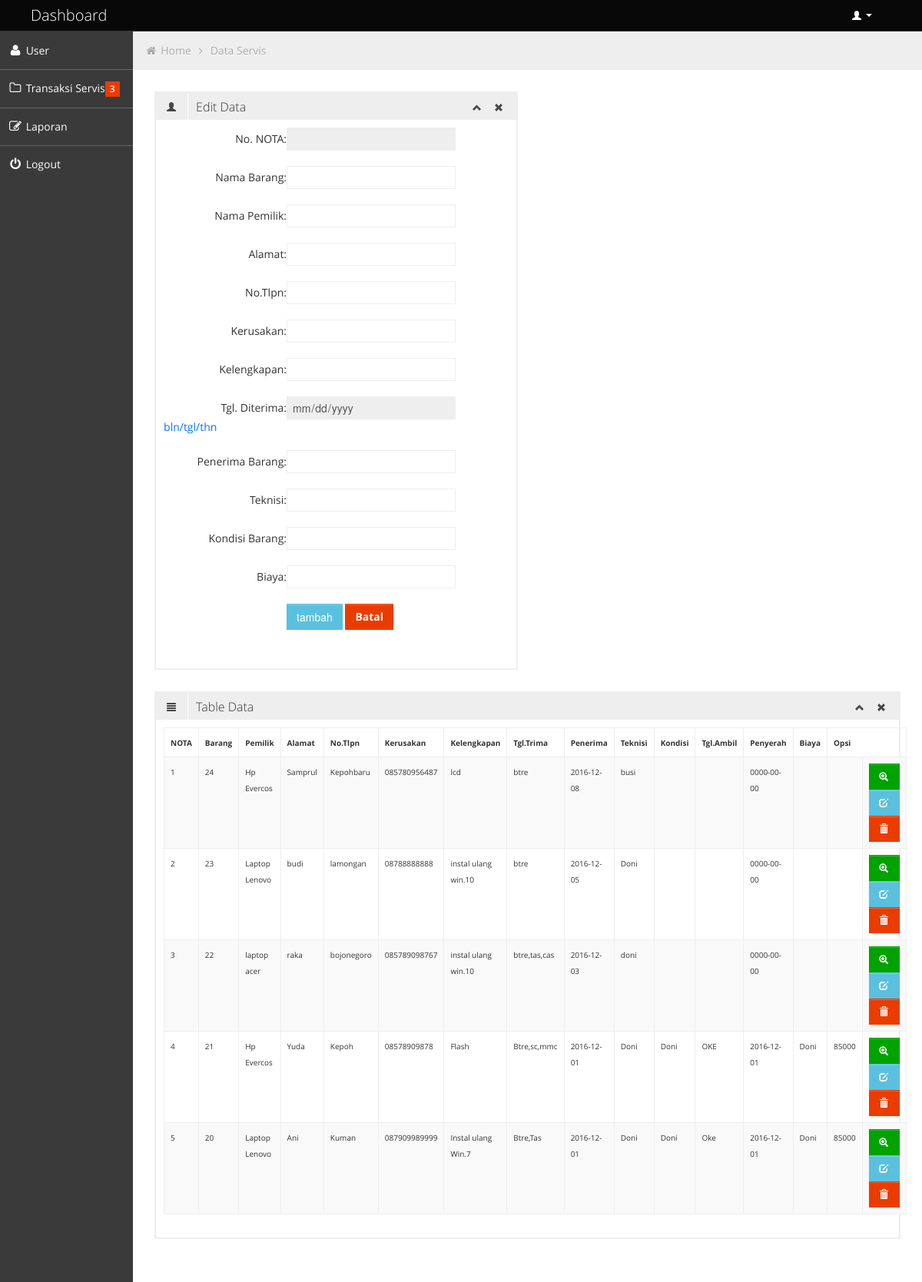
The page /dataservis-1.php (signed in) on the database its author committed.
### tables this page shows
CREATE TABLE IF NOT EXISTS `dataservis` (
  `no` int(11) NOT NULL AUTO_INCREMENT,
  `nmbarang` varchar(50) NOT NULL,
  `nmpemilik` varchar(50) NOT NULL,
  `alamat` varchar(50) NOT NULL,
  `tlpn` varchar(50) NOT NULL,
  `kerusakan` varchar(50) NOT NULL,
  `kelengkapan` varchar(50) NOT NULL,
  `tglditerima` date NOT NULL,
  `penerimabarang` varchar(50) NOT NULL,
  `teknisi` varchar(50) NOT NULL,
  `kondisibrg` varchar(255) NOT NULL,
  `tglambil` date NOT NULL,
  `penyerahanbarang` varchar(50) NOT NULL,
  `biaya` varchar(50) NOT NULL,
  PRIMARY KEY (`no`)
);

### dataservis-1.php (the view, shortened to what this page needs)
<!DOCTYPE html>
<html lang="en">
<head>
	<link id="bootstrap-style" href="css/bootstrap.min.css" rel="stylesheet">
	<link href="css/bootstrap-responsive.min.css" rel="stylesheet">
	<link id="base-style" href="css/style.css" rel="stylesheet">
	<link id="base-style-responsive" href="css/style-responsive.css" rel="stylesheet">
	<link rel="stylesheet" type="text/css" href="css2/font.css">
</head>
<body>
	<?php include 'navbar.php'; ?>
		<div class="container-fluid-full">
				<div class="row-fluid">
					<?php include 'sidebarr.php'; ?>
						<div id="content" class="span10">
								<ul class="breadcrumb">
									<li>
										<i class="icon-home"></i>
										<a href="dashboard.php">Home</a>
										<i class="icon-angle-right"></i>
									</li>
									<li><a href="dataservis.php">Data Servis</a></li>
								</ul>
		<div class="row-fluid sortable">
				<div class="box span6">
					<div class="box-header" data-original-title>
						<h2><i class="halflings-icon user"></i><span class="break"></span>Edit Data</h2>
						<div class="box-icon">
							<a href="#" class="btn-minimize"><i class="halflings-icon chevron-up"></i></a>
							<a href="#" class="btn-close"><i class="halflings-icon remove"></i></a>
						</div>
					</div>
			<div class="box-content">
			  	<form class="form-horizontal" action="aksi/transaksi_update.php?kirim" method="post">
			  		 <div class="form-group">
					    <label class="control-label col-sm-2" for="no">No. NOTA:</label>
					    <div class="col-sm-10">
					      <input type="text" class="form-control" name="no" value="<?php echo $row ['0']; ?>" readonly>
					    </div>
					  </div><br>
					  <div class="form-group">
					    <label class="control-label col-sm-2" for="nmbarang">Nama Barang:</label>
					    <div class="col-sm-10">
					      <input type="text" class="form-control" name="nmbarang" value="<?php echo $row ['1']; ?>" required>
					    </div>
					  </div><br>
					  <div class="form-group">
					    <label class="control-label col-sm-2" for="nmpemilik">Nama Pemilik:</label>
					    <div class="col-sm-10">
					      <input type="text" class="form-control" name="nmpemilik" value="<?php echo $row ['2']; ?>" required>
					    </div>
					  </div><br>
					  <div class="form-group">
					    <label class="control-label col-sm-2" for="alamat">Alamat:</label>
					    <div class="col-sm-10">
					      <input type="text" class="form-control" name="alamat" value="<?php echo $row ['3']; ?>" required>
					    </div>
					  </div><br>
					  <div class="form-group">
					    <label class="control-label col-sm-2" for="tlpn">No.Tlpn:</label>
					    <div class="col-sm-10">
					      <input type="text" class="form-control" name="tlpn" value="<?php echo $row ['4']; ?>" required>
					    </div>
					  </div><br>
					  <div class="form-group">
					    <label class="control-label col-sm-2" for="kerusakan">Kerusakan:</label>
					    <div class="col-sm-10">
					      <input type="text" class="form-control" name="kerusakan" value="<?php echo $row ['5']; ?>" required>
					    </div>
					  </div><br>
					  <div class="form-group">
					    <label class="control-label col-sm-2" for="kelengkapan">Kelengkapan:</label>
					    <div class="col-sm-10">
					      <input type="text" class="form-control" name="kelengkapan" value="<?php echo $row ['6']; ?>" required>
					    </div>
					  </div><br>
					  <div class="form-group">
					    <label class="control-label col-sm-2" for="kelengkapan">Tgl. Diterima:</label>
					    <div class="col-sm-10">
					      <input type="date" class="form-control" name="tglditerima" value="<?php echo $row ['7']; ?>" readonly><span style="color:#0573fb";> bln/tgl/thn</span>
					    </div>
					  </div><br>
					  <div class="form-group">
					    <label class="control-label col-sm-2" for="penerimabarang">Penerima Barang:</label>
					    <div class="col-sm-10">
					      <input type="text" class="form-control" name="penerimabarang" value="<?php echo $row ['8']; ?>" required>
					    </div>
					  </div><br>
					   <div class="form-group">
					    <label class="control-label col-sm-2" for="teknisi">Teknisi:</label>
					    <div class="col-sm-10">
					      <input type="text" class="form-control" name="teknisi" value="<?php echo $row ['9']; ?>" required>
					    </div>
					  </div><br>
					   <div class="form-group">
					    <label class="control-label col-sm-2" for="kondisibrg">Kondisi Barang:</label>
					    <div class="col-sm-10">
					      <input type="text" class="form-control" name="kondisibrg" value="<?php echo $row ['10']; ?>" >
					    </div>
					  </div><br>
					   <div class="form-group">
					    <label class="control-label col-sm-2" for="biaya">Biaya:</label>
					    <div class="col-sm-10">
					      <input type="text" class="form-control" name="biaya" value="<?php echo $row ['13']; ?>" >
					    </div>
					  </div><br>
					 <div class="form-group">
						<label class="col-sm-3 control-label">&nbsp;</label>
						<div class="col-sm-6">
							<input type="submit" name="update" class="btn btn-sm btn-info" value="tambah">
							<a href="" class="btn btn-sm btn-danger"><b>Batal</b></a>
						</div>
					</div>
				</form><br>
			    </div>
			  </div>
			  </div>
			  <div class="row-fluid sortable">
					<div class="box span12">
						<div class="box-header">
							<h2><i class="halflings-icon align-justify"></i><span class="break"></span>Table Data </h2>
							<div class="box-icon">
								<a href="#" class="btn-minimize"><i class="halflings-icon chevron-up"></i></a>
								<a href="#" class="btn-close"><i class="halflings-icon remove"></i></a>
							</div>
						</div>
						<div class="box-content">
							<table class="table table-striped table-bordered bootstrap-datatable datatable">
						    <thead>
						      <tr>
						        <th><font size="1">NOTA</th>
						        <th><font size="1">Barang</th>
						        <th><font size="1">Pemilik</th>
						        <th><font size="1">Alamat</th>
						        <th><font size="1">No.Tlpn</th>
						        <th><font size="1">Kerusakan</th>
						        <th><font size="1">Kelengkapan</th>
						        <th><font size="1">Tgl.Trima</th>
						        <th><font size="1">Penerima</th>
						        <th><font size="1">Teknisi</th>
						        <th><font size="1">Kondisi</th>
						        <th><font size="1">Tgl.Ambil</th>
						        <th><font size="1">Penyerah</th>
						        <th><font size="1">Biaya</th>
						        <th><font size="1">Opsi</th>
						      </tr>
						    </thead>
						    <tbody>
						    <?php
						    include 'config/koneksi.php';
						    $no = 1;
						    $data = $conn->query("SELECT * FROM dataservis ORDER BY no desc ");
						    while ($result = $data->fetch_assoc()){
						    	?>
						      <tr>
						        <td><font size="1"><?php echo $no; ?></td>
						        <td><font size="1"><?php echo $result ['no'] ; ?></td>
						        <td><font size="1"><?php echo $result ['nmbarang'] ; ?></td>
						        <td><font size="1"><?php echo $result ['nmpemilik'] ; ?></td>
						        <td><font size="1"><?php echo $result ['alamat'] ; ?></td>
						        <td><font size="1"><?php echo $result ['tlpn'] ; ?></td>
						        <td><font size="1"><?php echo $result ['kerusakan'] ; ?></td>
						        <td><font size="1"><?php echo $result ['kelengkapan'] ; ?></td>
						        <td><font size="1"><?php echo $result ['tglditerima'] ; ?></td>
						        <td><font size="1"><?php echo $result ['penerimabarang'] ; ?></td>
						        <td><font size="1"><?php echo $result ['teknisi'] ; ?></td>
						        <td><font size="1"><?php echo $result ['kondisibrg'] ; ?></td>
						        <td><font size="1"><?php echo $result ['tglambil'] ; ?></td>
						        <td><font size="1"><?php echo $result ['penyerahanbarang'] ; ?></td>
						        <td><font size="1"><?php echo $result ['biaya'] ; ?></td>
							    <td class="center">
							    	<a class="btn btn-success" href="zoom-data-servis.php?no=<?php echo $result ['no'];?>" title="Zoom">
										<i class="halflings-icon white zoom-in"></i></a>
									<a class="btn btn-info" href="dataservis-1.php?no=<?php echo $result ['no'] ; ?>" title="Edit Data">
										<i class="halflings-icon white edit"></i></a>
									<a class="btn btn-danger" href="aksi/proses.php?no=<?php echo $result ['no'] ; ?>"onclick="return confirm('Apakah anda yakin akan menghapus data ini?')"title="Hapus Data">
										<i class="halflings-icon white trash"></i></a>
								</td>
						      </tr>
						      <?php
						      $no++;
						      }
						      ?>
						    </tbody>
			 		      </table>
						</div>
					</div>
					</div>
			</div>
				</div>
			</div>
</body>
</html>

### css/style.css (style rules this page uses)
body { background: #F5F5F5; color: #333; border: none; font-family: 'Open Sans', sans-serif; font-weight: 400; }
a { color: #646464; }
h2 { font-size: 16px; line-height: 16px; }
#content { background: #ffffff; filter: none; min-height: 100%; padding: 20px 20px; position: relative; }
.breadcrumb { margin: -28px -28px 28px -28px; line-height: 34px; background: #eee; border: 0px; color: #aaa; -webkit-box-shadow: none; -moz-box-shadow: none; box-shadow: none; -webkit-border-radius: 0px; -moz-border-radius: 0px; border-radius: 0px; }
.breadcrumb a { color: #aaa; text-shadow: 0px 1px 1px #fff; }
.box { border: 2px solid #eee; background: #fff !important; margin-bottom: 28px; }
.box-header { height: 16px; font-size: 16px; line-height: 16px; padding: 10px; background: #eee; -webkit-box-shadow: none; -moz-box-shadow: none; box-shadow: none; overflow: hidden; }
.box-header h2 { float:left; margin-top: 0px; font-weight: 300; }
.box-header h2 i { margin: 0px 3px 0px 4px; opacity: .8; filter: alpha(opacity=80); -ms-filter:"progid:DXImageTransform.Microsoft.Alpha(Opacity=80)"; }
.box-header .box-icon { float:right; margin-top: 1px; }
.box-header .box-icon i { -webkit-transition: all 0.1s ease-in-out; -moz-transition: all 0.1s ease-in-out; -o-transition: all 0.1s ease-in-out; -ms-transition: all 0.1s ease-in-out; transition: all 0.1s ease-in-out; opacity: .8; filter: alpha(opacity=80); -ms-filter:"progid:DXImageTransform.Microsoft.Alpha(Opacity=80)"; }
.box-header .box-icon a { margin: 0px 5px; }
.box-content { position: relative; z-index: 50; margin-top: -1px; padding: 10px; background: #fff !important; }
.btn { display: inline-block; padding: 6px 12px; margin-bottom: 0; font-size: 14px; font-weight: 500; line-height: 20px; text-align: center; white-space: nowrap; vertical-align: middle; cursor: pointer; border: 1px solid #a7a9aa; -webkit-border-radius: 0px !important; border-radius: 0px !important; }
.btn i { margin-top: 2px; }
.btn { color: #ffffff; background-color: #a7a9aa; border-color: #a7a9aa; background-image: none; filter: none; text-shadow: none; }
.btn-danger { background-color: #EB3C00; border-color: #EB3C00; }
.btn-success { background-color: #00A300; border-color: #00A300; }
.btn-info { background-color: #5bc0de; border-color: #5bc0de; }
.table th, .table td { border-top: 1px solid #eee; }
.table-bordered { border-color: #eee; -webkit-border-radius: 0px !important; -moz-border-radius: 0px !important; border-radius: 0px !important; }
.table-bordered th, .table-bordered td { border-left: 1px solid #eee; }
.table-bordered thead:first-child tr:first-child > th:first-child, .table-bordered tbody:first-child tr:first-child > td:first-child, .table-bordered tbody:first-child tr:first-child > th:first-child { -webkit-border-radius: 0px !important; -moz-border-radius: 0px !important; border-radius: 0px !important; }
.table-bordered thead:first-child tr:first-child > th:last-child, .table-bordered tbody:first-child tr:first-child > td:last-child, .table-bordered tbody:first-child tr:first-child > th:last-child { -webkit-border-radius: 0px !important; -moz-border-radius: 0px !important; border-radius: 0px !important; }
.table-bordered thead:last-child tr:last-child > th:first-child, .table-bordered tbody:last-child tr:last-child > td:first-child, .table-bordered tbody:last-child tr:last-child > th:first-child, .table-bordered tfoot:last-child tr:last-child > td:first-child, .table-bordered tfoot:last-child tr:last-child > th:first-child { -webkit-border-radius: 0px !important; -moz-border-radius: 0px !important; border-radius: 0px !important; }
.table-bordered thead:last-child tr:last-child > th:last-child, .table-bordered tbody:last-child tr:last-child > td:last-child, .table-bordered tbody:last-child tr:last-child > th:last-child, .table-bordered tfoot:last-child tr:last-child > td:last-child, .table-bordered tfoot:last-child tr:last-child > th:last-child { -webkit-border-radius: 0px !important; -moz-border-radius: 0px !important; border-radius: 0px !important; }

### css/style-responsive.css (style rules this page uses)
@media (min-width: 1200px) { .container-fluid-full { overflow: hidden; position: relative; height: 100%; } }
@media (min-width: 1200px) { #content { width: 85.578%; padding: 28px; margin: 0px 0px; margin-left: 14.422% !important; } }

### rows shown on the page
dataservis: no "24", nmbarang "Hp Evercos", nmpemilik "Samprul", alamat "Kepohbaru", tlpn "085780956487", kerusakan "lcd", kelengkapan "btre", tglditerima "2016-12-08", penerimabarang "busi", tglambil "0000-00-00"
dataservis: no "23", nmbarang "Laptop Lenovo", nmpemilik "budi", alamat "lamongan", tlpn "08788888888", kerusakan "instal ulang win.10", kelengkapan "btre", tglditerima "2016-12-05", penerimabarang "Doni", tglambil "0000-00-00"
dataservis: no "22", nmbarang "laptop acer", nmpemilik "raka", alamat "bojonegoro", tlpn "085789098767", kerusakan "instal ulang win.10", kelengkapan "btre,tas,cas", tglditerima "2016-12-03", penerimabarang "doni", tglambil "0000-00-00"
dataservis: no "21", nmbarang "Hp Evercos", nmpemilik "Yuda", alamat "Kepoh", tlpn "08578909878", kerusakan "Flash", kelengkapan "Btre,sc,mmc", tglditerima "2016-12-01", penerimabarang "Doni", teknisi "Doni", kondisibrg "OKE", tglambil "2016-12-01", penyerahanbarang "Doni", biaya "85000"
dataservis: no "20", nmbarang "Laptop Lenovo", nmpemilik "Ani", alamat "Kuman", tlpn "087909989999", kerusakan "Instal ulang Win.7", kelengkapan "Btre,Tas", tglditerima "2016-12-01", penerimabarang "Doni", teknisi "Doni", kondisibrg "Oke", tglambil "2016-12-01", penyerahanbarang "Doni", biaya "85000"
